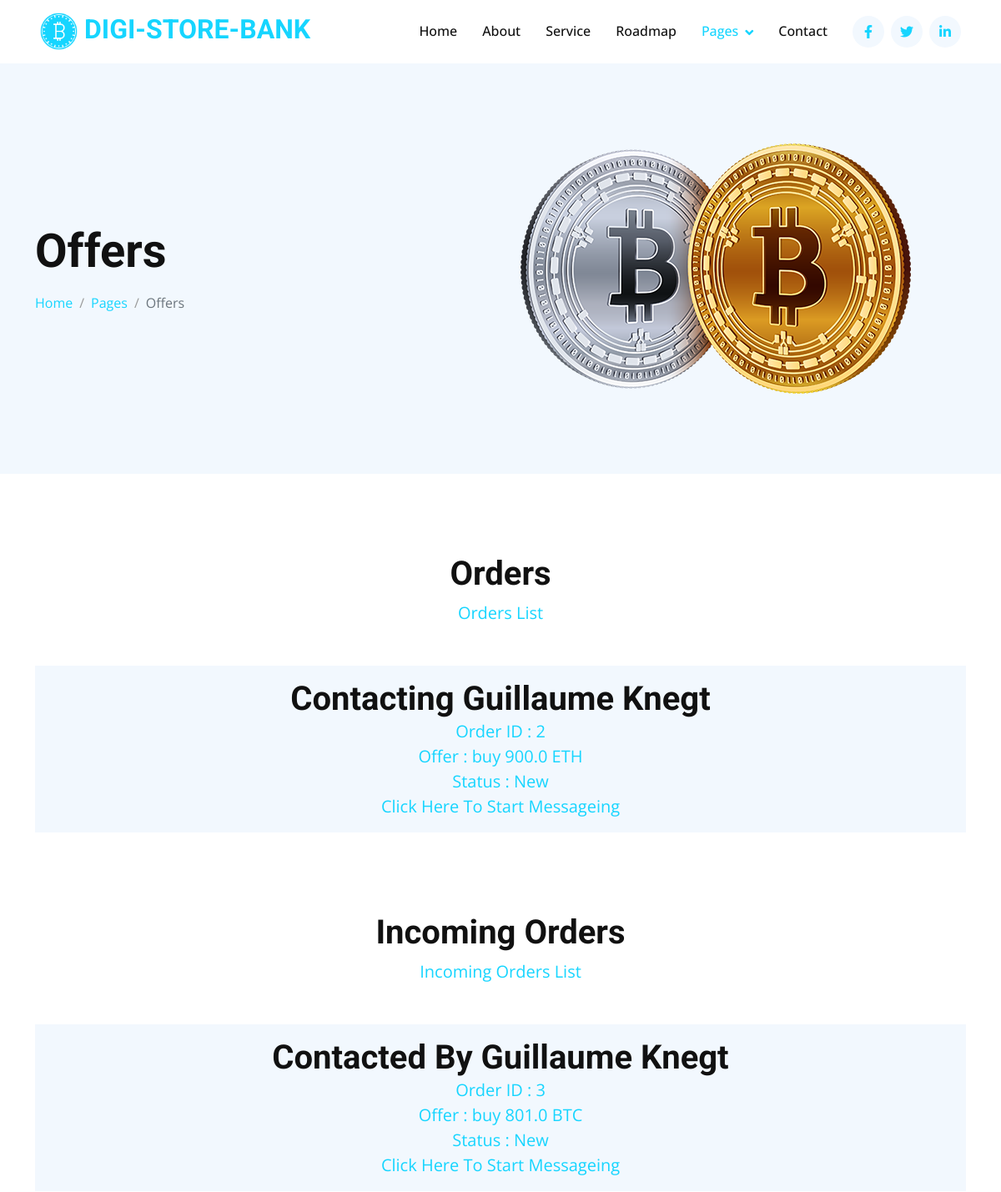
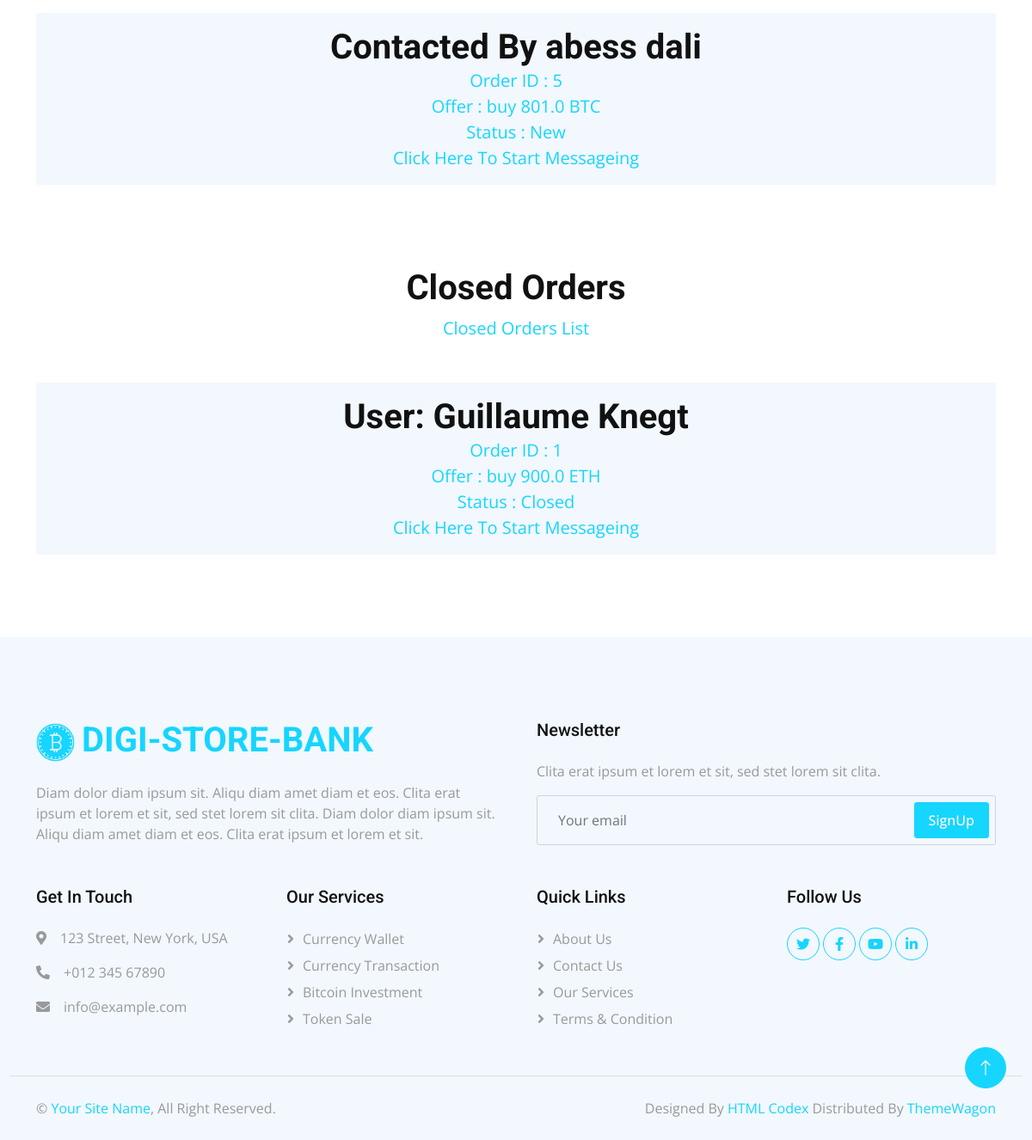
/orders (signed in), run on the app's committed database (2 pictures, top to bottom).
### tables this page shows
CREATE TABLE orders (
            idOrder INTEGER PRIMARY KEY,
            idOffer INTEGER NOT NULL,
            idUser INTEGER NOT NULL,
            status TEXT CHECK(status IN ('New', 'Pending', 'In Progress', 'Confirmed', 'Closed')) NOT NULL DEFAULT 'New',
            ammount float NOT NULL,
            FOREIGN KEY (idOffer) REFERENCES offers (idOffer),
            FOREIGN KEY (idUser) REFERENCES users (idUser)
        );

CREATE TABLE users (
            idUser INTEGER PRIMARY KEY,
            firstName TEXT NOT NULL,
            lastName TEXT NOT NULL,
            username TEXT NOT NULL,
            email TEXT NOT NULL,
            pwd TEXT NOT NULL,
            isAdmin BOOLEAN NOT NULL DEFAULT FALSE
        );

CREATE TABLE offers (
            idOffer INTEGER PRIMARY KEY,
            idUser INTEGER NOT NULL,
            status TEXT CHECK(status IN ('buy', 'sell')) NOT NULL DEFAULT 'buy',
            coin TEXT NOT NULL,
            ammount float NOT NULL,
            FOREIGN KEY (idUser) REFERENCES users (idUser)
        );

### index.py (the view)
@app.route('/orders', methods=['GET', 'POST'])
def orders():
    if 'id' in list(session.keys()):
        orders_List = []
        closed_orders = []
        for order in GetOrders(database, session['id']):
            Offer = GetOffer(database, order[1])
            User = GetUser(database, Offer[0][1])
            if order[3] == 'New':
                orders_List.append((order[0], Offer, User, order[3], order[4]))
            else:
                closed_orders.append((order[0], Offer[0], User, order[3], order[4]))
        incoming_orders = []
        myOffers = GetMyOffers(database, session['id'])
        for myOffer in myOffers:
            id_offer = myOffer[0]
            orders = GetOrderByOfferID(database, id_offer)
            for order in orders:
                User = GetUser(database, order[2])
                if order[3] == 'New':
                    incoming_orders.append((order[0], myOffer, User, order[3], order[4]))
                else:
                    closed_orders.append((order[0], myOffer, User, order[3], order[4]))
        return render_template('./orders.html', my_orders=orders_List, incoming_orders=incoming_orders, closed_orders=closed_orders)
    else:
        return redirect(url_for('login'))

### db.py (called while the page is built)
def GetMyOffers(database, userID):
    conn = sqlite3.connect(database)
    cursor = conn.cursor()
    cursor.execute('SELECT * FROM offers WHERE idUser = ?', (userID, ))
    offers = cursor.fetchall()
    conn.close()
    return offers if offers is not None else None

def GetOffer(database, idOffer):
    conn = sqlite3.connect(database)
    cursor = conn.cursor()
    cursor.execute('SELECT * FROM offers where idOffer = ?', (idOffer, ))
    offers = cursor.fetchall()
    conn.close()
    return offers if offers is not None else None

def GetUser(database, idUser):
    conn = sqlite3.connect(database)
    cursor = conn.cursor()
    cursor.execute('SELECT firstName, lastName FROM users where idUser = ?', (idUser, ))
    user = cursor.fetchall()
    conn.close()
    return user if user is not None else None

def GetOrderByOfferID(database, idOffer):
    conn = sqlite3.connect(database)
    cursor = conn.cursor()
    cursor.execute('SELECT * FROM orders where idOffer = ?', (idOffer, ))
    orders = cursor.fetchall()
    conn.close()
    return orders if orders is not None else None

def GetOrders(database, idUser):
    conn = sqlite3.connect(database)
    cursor = conn.cursor()
    cursor.execute('SELECT * FROM orders where idUser = ?', (idUser, ))
    orders = cursor.fetchall()
    conn.close()
    return orders if orders is not None else None

### templates/orders.html (shortened to what this page needs)
<!DOCTYPE html>
<html lang="en">
<head>
    <link href="https://cdnjs.cloudflare.com/ajax/libs/font-awesome/5.10.0/css/all.min.css" rel="stylesheet">
    <link href="https://cdn.jsdelivr.net/npm/bootstrap-icons@1.4.1/font/bootstrap-icons.css" rel="stylesheet">
    <link href="../static/lib/animate/animate.min.css" rel="stylesheet">
    <link href="../static/lib/owlcarousel/assets/owl.carousel.min.css" rel="stylesheet">
    <link href="../static/css/bootstrap.min.css" rel="stylesheet">
    <link href="../static/css/style.css" rel="stylesheet">
</head>
<body>
    <nav class="navbar navbar-expand-lg bg-white navbar-light sticky-top p-0 px-4 px-lg-5">
        <a href="index.html" class="navbar-brand d-flex align-items-center">
            <h2 class="m-0 text-primary"><img class="img-fluid me-2" src="../static/img/icon-1.png" alt=""
                    style="width: 45px;">DIGI-STORE-BANK</h2>
        </a>
        <div class="collapse navbar-collapse" id="navbarCollapse">
            <div class="navbar-nav ms-auto py-4 py-lg-0">
                <a href="index.html" class="nav-item nav-link">Home</a>
                <a href="about.html" class="nav-item nav-link">About</a>
                <a href="service.html" class="nav-item nav-link">Service</a>
                <a href="roadmap.html" class="nav-item nav-link">Roadmap</a>
                <div class="nav-item dropdown">
                    <a href="#" class="nav-link dropdown-toggle active" data-bs-toggle="dropdown">Pages</a>
                </div>
                <a href="contact.html" class="nav-item nav-link">Contact</a>
            </div>
            <div class="h-100 d-lg-inline-flex align-items-center d-none">
                <a class="btn btn-square rounded-circle bg-light text-primary me-2" href=""><i
                        class="fab fa-facebook-f"></i></a>
                <a class="btn btn-square rounded-circle bg-light text-primary me-2" href=""><i
                        class="fab fa-twitter"></i></a>
                <a class="btn btn-square rounded-circle bg-light text-primary me-0" href=""><i
                        class="fab fa-linkedin-in"></i></a>
            </div>
        </div>
    </nav>
    <div class="container-fluid hero-header bg-light py-5 mb-5">
        <div class="container py-5">
            <div class="row g-5 align-items-center">
                <div class="col-lg-6">
                    <h1 class="display-4 mb-3 animated slideInDown">Offers</h1>
                    <nav aria-label="breadcrumb animated slideInDown">
                        <ol class="breadcrumb mb-0">
                            <li class="breadcrumb-item"><a href="#">Home</a></li>
                            <li class="breadcrumb-item"><a href="#">Pages</a></li>
                            <li class="breadcrumb-item active" aria-current="page">Offers</li>
                        </ol>
                    </nav>
                </div>
                <div class="col-lg-6 animated fadeIn">
                    <img class="img-fluid animated pulse infinite" style="animation-duration: 3s;" src="../static/img/hero-2.png"
                        alt="">
                </div>
            </div>
        </div>
    </div>
    <div class="container-xxl py-5">
        <div class="container">
            <div class="text-center mx-auto wow fadeInUp" data-wow-delay="0.1s" style="max-width: 500px;">
                <h1 class="display-6">Orders</h1>
                <p class="text-primary fs-5 mb-5">Orders List</p>
            </div>
            <div class="row g-3">
                {% for orders in my_orders %}
                    <div class="wow fadeIn" data-wow-delay="0.1s">
                        <div class="bg-light text-center p-3">
                            <h1 class="mb-0">Contacting {{orders.2.0.0}} {{orders.2.0.1}}</h1>
                            <span class="text-primary fs-5">Order ID : {{orders.0}}</span><br>
                            <span class="text-primary fs-5">Offer : {{orders.1.0.2}} {{orders.1.0.4}} {{orders.1.0.3}}</span><br>
                            <span class="text-primary fs-5">Status : {{orders.3}}</span><br>
                            <a href="/{{orders.0}}"><span class="text-primary fs-5">Click Here To Start Messageing</span></a>
                        </div>
                    </div>
                {% endfor %}
            </div>
        </div>
    </div>
    <div class="container-xxl py-5">
        <div class="container">
            <div class="text-center mx-auto wow fadeInUp" data-wow-delay="0.1s" style="max-width: 500px;">
                <h1 class="display-6">Incoming Orders</h1>
                <p class="text-primary fs-5 mb-5">Incoming Orders List</p>
            </div>
            <div class="row g-3">
                {% for orders in incoming_orders %}
                    <div class="wow fadeIn" data-wow-delay="0.1s">
                        <div class="bg-light text-center p-3">
                            <h1 class="mb-0">Contacted By {{orders.2.0.0}} {{orders.2.0.1}}</h1>
                            <span class="text-primary fs-5">Order ID : {{orders.0}}</span><br>
                            <span class="text-primary fs-5">Offer : {{orders.1.2}} {{orders.1.4}} {{orders.1.3}}</span><br>
                            <span class="text-primary fs-5">Status : {{orders.3}}</span><br>
                            <a href="/{{orders.0}}"><span class="text-primary fs-5">Click Here To Start Messageing</span></a>
                        </div>
                    </div>
                {% endfor %}
            </div>
        </div>
    </div>
    <div class="container-xxl py-5">
        <div class="container">
            <div class="text-center mx-auto wow fadeInUp" data-wow-delay="0.1s" style="max-width: 500px;">
                <h1 class="display-6">Closed Orders</h1>
                <p class="text-primary fs-5 mb-5">Closed Orders List</p>
            </div>
            <div class="row g-3">
                {% for orders in closed_orders %}
                    <div class="wow fadeIn" data-wow-delay="0.1s">
                        <div class="bg-light text-center p-3">
                            <h1 class="mb-0">User: {{orders.2.0.0}} {{orders.2.0.1}}</h1>
                            <span class="text-primary fs-5">Order ID : {{orders.0}}</span><br>
                            <span class="text-primary fs-5">Offer : {{orders.1.2}} {{orders.1.4}} {{orders.1.3}}</span><br>
                            <span class="text-primary fs-5">Status : {{orders.3}}</span><br>
                            <a href="/{{orders.0}}"><span class="text-primary fs-5">Click Here To Start Messageing</span></a>
                        </div>
                    </div>
                {% endfor %}
            </div>
        </div>
    </div>
    <div class="container-fluid bg-light footer mt-5 pt-5 wow fadeIn" data-wow-delay="0.1s">
        <div class="container py-5">
            <div class="row g-5">
                <div class="col-md-6">
                    <h1 class="text-primary mb-4"><img class="img-fluid me-2" src="../static/img/icon-1.png" alt=""
                            style="width: 45px;">DIGI-STORE-BANK</h1>
                    <span>Diam dolor diam ipsum sit. Aliqu diam amet diam et eos. Clita erat ipsum et lorem et sit, sed
                        stet lorem sit clita. Diam dolor diam ipsum sit. Aliqu diam amet diam et eos. Clita erat ipsum
                        et lorem et sit.</span>
                </div>
                <div class="col-md-6">
                    <h5 class="mb-4">Newsletter</h5>
                    <p>Clita erat ipsum et lorem et sit, sed stet lorem sit clita.</p>
                    <div class="position-relative">
                        <input class="form-control bg-transparent w-100 py-3 ps-4 pe-5" type="text"
                            placeholder="Your email">
                        <button type="button"
                            class="btn btn-primary py-2 px-3 position-absolute top-0 end-0 mt-2 me-2">SignUp</button>
                    </div>
                </div>
                <div class="col-lg-3 col-md-6">
                    <h5 class="mb-4">Get In Touch</h5>
                    <p><i class="fa fa-map-marker-alt me-3"></i>123 Street, New York, USA</p>
                    <p><i class="fa fa-phone-alt me-3"></i>+012 345 67890</p>
                    <p><i class="fa fa-envelope me-3"></i>info@example.com</p>
                </div>
                <div class="col-lg-3 col-md-6">
                    <h5 class="mb-4">Our Services</h5>
                    <a class="btn btn-link" href="">Currency Wallet</a>
                    <a class="btn btn-link" href="">Currency Transaction</a>
                    <a class="btn btn-link" href="">Bitcoin Investment</a>
                    <a class="btn btn-link" href="">Token Sale</a>
                </div>
                <div class="col-lg-3 col-md-6">
                    <h5 class="mb-4">Quick Links</h5>
                    <a class="btn btn-link" href="">About Us</a>
                    <a class="btn btn-link" href="">Contact Us</a>
                    <a class="btn btn-link" href="">Our Services</a>
                    <a class="btn btn-link" href="">Terms & Condition</a>
                </div>
                <div class="col-lg-3 col-md-6">
                    <h5 class="mb-4">Follow Us</h5>
                    <div class="d-flex">
                        <a class="btn btn-square rounded-circle me-1" href=""><i class="fab fa-twitter"></i></a>
                        <a class="btn btn-square rounded-circle me-1" href=""><i class="fab fa-facebook-f"></i></a>
                        <a class="btn btn-square rounded-circle me-1" href=""><i class="fab fa-youtube"></i></a>
                        <a class="btn btn-square rounded-circle me-1" href=""><i class="fab fa-linkedin-in"></i></a>
                    </div>
                </div>
            </div>
        </div>
        <div class="container-fluid copyright">
            <div class="container">
                <div class="row">
                    <div class="col-md-6 text-center text-md-start mb-3 mb-md-0">
                        &copy; <a href="#">Your Site Name</a>, All Right Reserved.
                    </div>
                    <div class="col-md-6 text-center text-md-end">
                        Designed By <a href="https://htmlcodex.com">HTML Codex</a> Distributed By <a
                            href="https://themewagon.com">ThemeWagon</a>
                    </div>
                </div>
            </div>
        </div>
    </div>
    <a href="#" class="btn btn-lg btn-primary btn-lg-square rounded-circle back-to-top"><i
            class="bi bi-arrow-up"></i></a>
</body>
</html>

### static/css/style.css (style rules this page uses)
:root { --primary: #16D5FF; --secondary: #999999; --light: #F2F8FE; --dark: #111111; }
.back-to-top { position: fixed; display: none; right: 30px; bottom: 60px; z-index: 99; }
h4, h5, h6, .h4, .h5, .h6 { font-weight: 500 !important; }
.btn { font-weight: 500; transition: .5s; }
.btn.btn-primary { color: #FFFFFF; }
.btn-square { width: 38px; height: 38px; }
.btn-lg-square { width: 48px; height: 48px; }
.btn-square, .btn-sm-square, .btn-lg-square { padding: 0; display: flex; align-items: center; justify-content: center; font-weight: normal; }
.navbar.sticky-top { top: -100px; transition: .5s; }
.navbar .navbar-brand { height: 75px; }
.navbar .navbar-nav .nav-link { margin-right: 30px; padding: 25px 0; color: var(--dark); font-weight: 500; outline: none; }
.navbar .navbar-nav .nav-link:hover, .navbar .navbar-nav .nav-link.active { color: var(--primary); }
.navbar .dropdown-toggle::after { border: none; content: "\f107"; font-family: "Font Awesome 5 Free"; font-weight: 900; vertical-align: middle; margin-left: 8px; }
.hero-header .breadcrumb-item+.breadcrumb-item::before { color: var(--secondary); }
.footer .btn.btn-link { display: block; margin-bottom: 5px; padding: 0; text-align: left; color: var(--secondary); font-weight: normal; text-transform: capitalize; transition: .3s; }
.footer .btn.btn-link::before { position: relative; content: "\f105"; font-family: "Font Awesome 5 Free"; font-weight: 900; color: var(--secondary); margin-right: 10px; }
.footer .btn.btn-square { color: var(--primary); border: 1px solid var(--primary); }
.footer .copyright { padding: 25px 0; border-top: 1px solid rgba(17, 17, 17, .1); }
.footer .copyright a { color: var(--primary); }

### data on the page
orders: firstName "Guillaume", lastName "Knegt", idOrder "2", status "buy", ammount "900.0", coin "ETH", status "New"
orders: firstName "Guillaume", lastName "Knegt", idOrder "3", status "buy", ammount "801.0", coin "BTC", status "New"
orders: firstName "abess", lastName "dali", idOrder "5", status "buy", ammount "801.0", coin "BTC", status "New"
orders: firstName "Guillaume", lastName "Knegt", idOrder "1", status "buy", ammount "900.0", coin "ETH", status "Closed"
